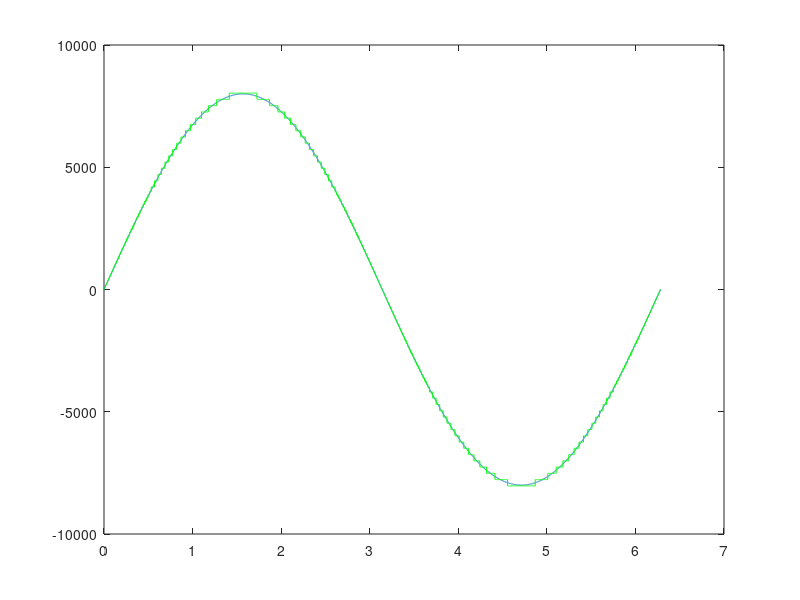
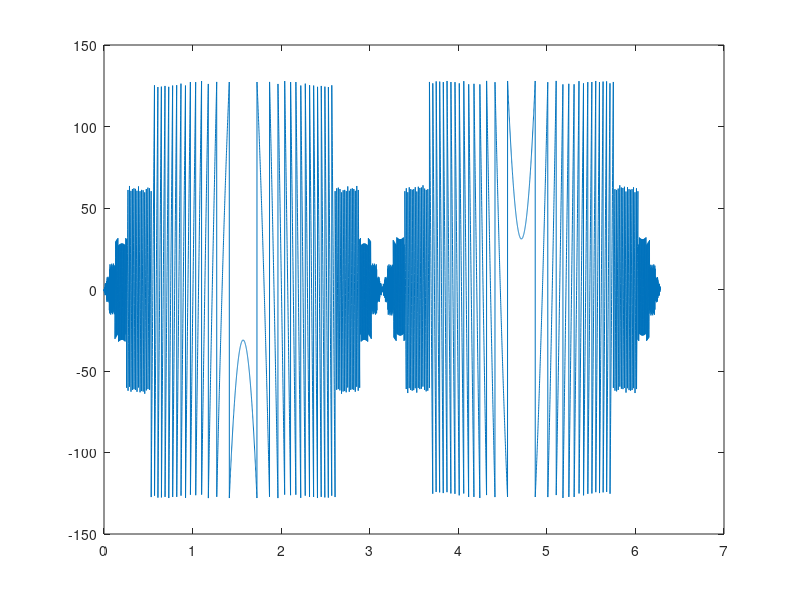

Source code (MATLAB) for these figures, in order:
%[-8159:8159]

ts=(2*pi)/10000;
t=0:ts:2*pi;
muestrasX=8000*sin(t);
y=[];

for i=1:length(muestrasX)
xTemp=muestrasX(i);
if(xTemp < -8159 || xTemp > 8159)
    %disp('Fuera de intervalo')
else
    signo=sign(xTemp);
    if signo == 1
        bitSigno=0;
    else
        bitSigno=1;
    end
    x=abs(xTemp);
    flag=1;
end


for s1=0:7
    if(x < 64*(2^s1)-33)
        s=s1;
        break
    else
        continue
    end
end

if s == 0
    r=x;
    for Q1=0:15
        if r < (2*Q1)+1
            Q=Q1;
            break
        else
            continue
        end
    end
else
    r=x-((32)*(2^s)-33);
    for Q1=0:15
       if r < (2^(s+1))*(Q1+1)
           Q=Q1;
           break
       else
           continue
       end
    end
end
s=dec2bin(s,3);
q=dec2bin(Q,4);
bitSigno=dec2bin(bitSigno);

salida=['Signo: ', bitSigno, ' Segmento: ', s, ' Cuantizador: ', q];
%disp(salida)    

S=bin2dec(s);
Q=bin2dec(q);
y(i)=(((2*Q)+33)*(2^S)-33)*signo;
end

%Comparacion x - y
figure(1)
plot(t,muestrasX)
hold on
plot(t,y,'g')

%Grafica de error
e=muestrasX-y;
figure(2)
plot(t,e)

SQRdb=10*log10(mean(muestrasX.^2)/mean(e.^2));
    